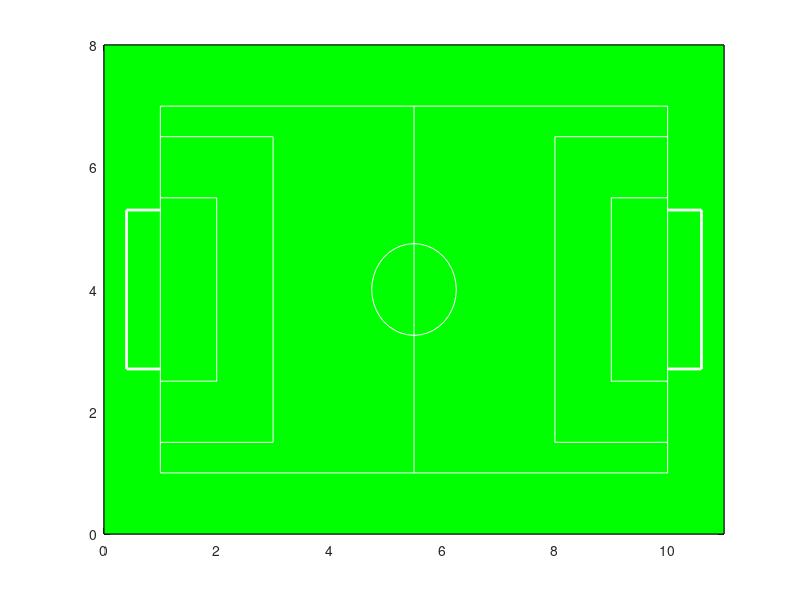

Write the MATLAB code that produced this figure.
% build the coordinate system
 x = [0, 11, 11, 0];
 y = [0, 0, 8, 8];
 fill(x, y, 'g')

% add the circle in the system
 axis([0,11,0,8])
 hold on
 r = 0.75;
 a = 5.5;
 b = 4;
 theta = 0:pi/20:2*pi;
 x = a + r*cos(theta);
 y = b + r*sin(theta);
 plot(x,y,'w')

% add the outline area
 plot([1,10],[1,1],'w')
 plot([1,10],[7,7],'w')
 plot([1,1],[1,7],'w')
 plot([10,10],[1,7],'w')

% add the left area
 plot([5.5,5.5],[1,7],'w')
 plot([1,3],[6.5,6.5],'w')
 plot([1,3],[1.5,1.5],'w')
 plot([3,3],[1.5,6.5],'w')
 plot([2,2],[5.5,2.5],'w')
 plot([1,2],[5.5,5.5],'w')
 plot([1,2],[2.5,2.5],'w')
 plot([0.4,0.4],[5.3,2.7],'Color','w','linewidth',2)
 plot([0.4,1],[5.3,5.3],'Color','w','linewidth',2)
 plot([0.4,1],[2.7,2.7],'Color','w','linewidth',2)
 hold on

% add the right area
 plot([8,10],[6.5,6.5],'w')
 plot([9,10],[5.5,5.5],'w')
 plot([9,10],[2.5,2.5],'w')
 plot([8,10],[1.5,1.5],'w')
 plot([10,10.6],[5.3,5.3],'Color','w','linewidth',2)
 plot([10,10.6],[2.7,2.7],'Color','w','linewidth',2)
 plot([8,8],[6.5,1.5],'w')
 plot([9,9],[5.5,2.5],'w')
 plot([10.6,10.6],[5.3,2.7],'Color','w','linewidth',2)
 hold on
